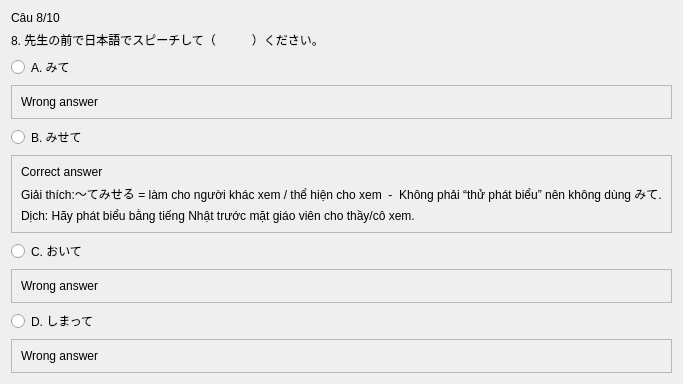
               <widget class="QWidget" name="page_14">
                <layout class="QVBoxLayout" name="verticalLayout_11">
                 <item>
                  <widget class="QLabel" name="label_98">
                   <property name="text">
                    <string>Câu 8/10</string>
                   </property>
                  </widget>
                 </item>
                 <item>
                  <widget class="QLabel" name="label_99">
                   <property name="text">
                    <string>8. 先生の前で日本語でスピーチして（　　　）ください。</string>
                   </property>
                  </widget>
                 </item>
                 <item>
                  <widget class="QRadioButton" name="radioButton_53">
                   <property name="text">
                    <string>A. みて</string>
                   </property>
                  </widget>
                 </item>
                 <item>
                  <widget class="QFrame" name="frame_9">
                   <property name="frameShape">
                    <enum>QFrame::StyledPanel</enum>
                   </property>
                   <property name="frameShadow">
                    <enum>QFrame::Raised</enum>
                   </property>
                   <layout class="QVBoxLayout" name="verticalLayout_12">
                    <item>
                     <widget class="QLabel" name="label_13">
                      <property name="text">
                       <string>Wrong answer</string>
                      </property>
                     </widget>
                    </item>
                   </layout>
                  </widget>
                 </item>
                 <item>
                  <widget class="QRadioButton" name="radioButton_54">
                   <property name="text">
                    <string>B. みせて</string>
                   </property>
                  </widget>
                 </item>
                 <item>
                  <widget class="QFrame" name="frame_10">
                   <property name="frameShape">
                    <enum>QFrame::StyledPanel</enum>
                   </property>
                   <property name="frameShadow">
                    <enum>QFrame::Raised</enum>
                   </property>
                   <layout class="QVBoxLayout" name="verticalLayout_13">
                    <item>
                     <widget class="QLabel" name="label_17">
                      <property name="text">
                       <string>Correct answer</string>
                      </property>
                     </widget>
                    </item>
                    <item>
                     <widget class="QLabel" name="label_16">
                      <property name="text">
                       <string>Giải thích:～てみせる = làm cho người khác xem / thể hiện cho xem  -  Không phải “thử phát biểu” nên không dùng みて.</string>
                      </property>
                     </widget>
                    </item>
                    <item>
                     <widget class="QLabel" name="label_18">
                      <property name="text">
                       <string>Dịch: Hãy phát biểu bằng tiếng Nhật trước mặt giáo viên cho thầy/cô xem.</string>
                      </property>
                     </widget>
                    </item>
                   </layout>
                  </widget>
                 </item>
                 <item>
                  <widget class="QRadioButton" name="radioButton_55">
                   <property name="text">
                    <string>C. おいて</string>
                   </property>
                  </widget>
                 </item>
                 <item>
                  <widget class="QFrame" name="frame_11">
                   <property name="frameShape">
                    <enum>QFrame::StyledPanel</enum>
                   </property>
                   <property name="frameShadow">
                    <enum>QFrame::Raised</enum>
                   </property>
                   <layout class="QVBoxLayout" name="verticalLayout_14">
                    <item>
                     <widget class="QLabel" name="label_15">
                      <property name="text">
                       <string>Wrong answer</string>
                      </property>
                     </widget>
                    </item>
                   </layout>
                  </widget>
                 </item>
                 <item>
                  <widget class="QRadioButton" name="radioButton_56">
                   <property name="text">
                    <string>D. しまって</string>
                   </property>
                  </widget>
                 </item>
                 <item>
                  <widget class="QFrame" name="frame_12">
                   <property name="frameShape">
                    <enum>QFrame::StyledPanel</enum>
                   </property>
                   <property name="frameShadow">
                    <enum>QFrame::Raised</enum>
                   </property>
                   <layout class="QVBoxLayout" name="verticalLayout_15">
                    <item>
                     <widget class="QLabel" name="label_14">
                      <property name="text">
                       <string>Wrong answer</string>
                      </property>
                     </widget>
                    </item>
                   </layout>
                  </widget>
                 </item>
                </layout>
               </widget>
